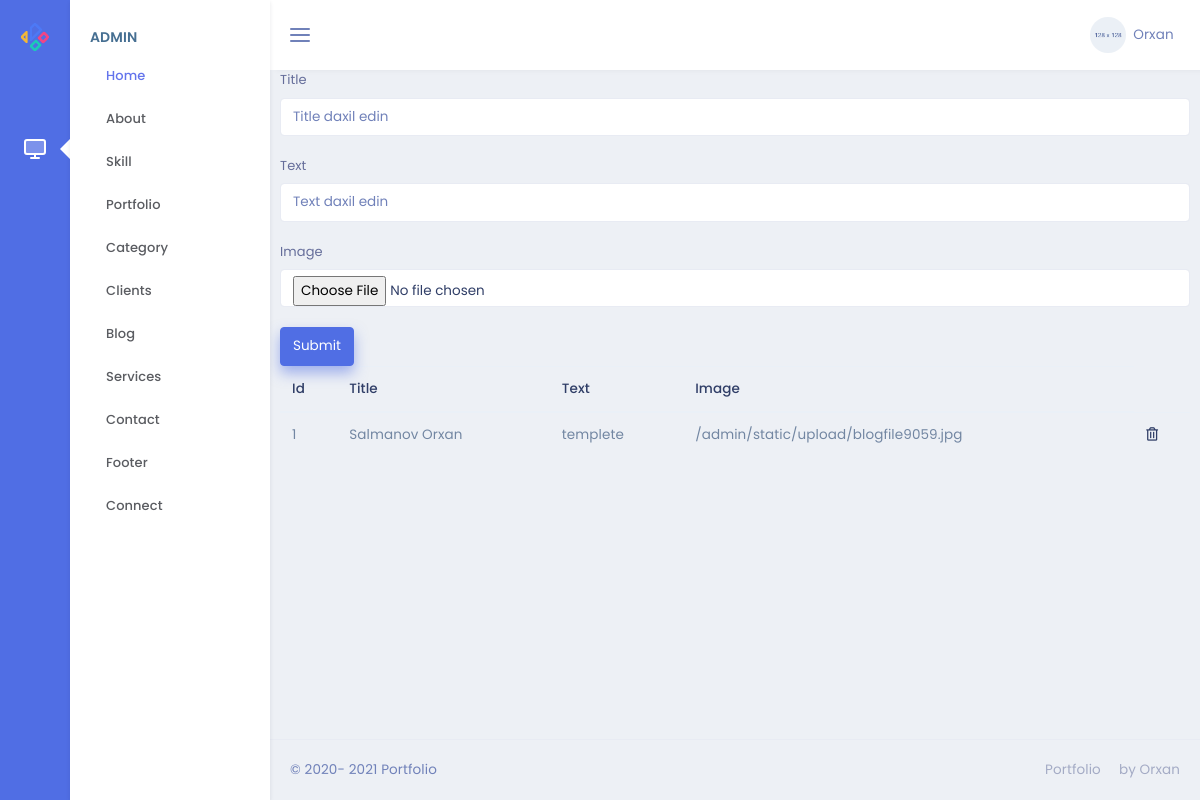
/admin/home, run on an earlier commit of the app's database.
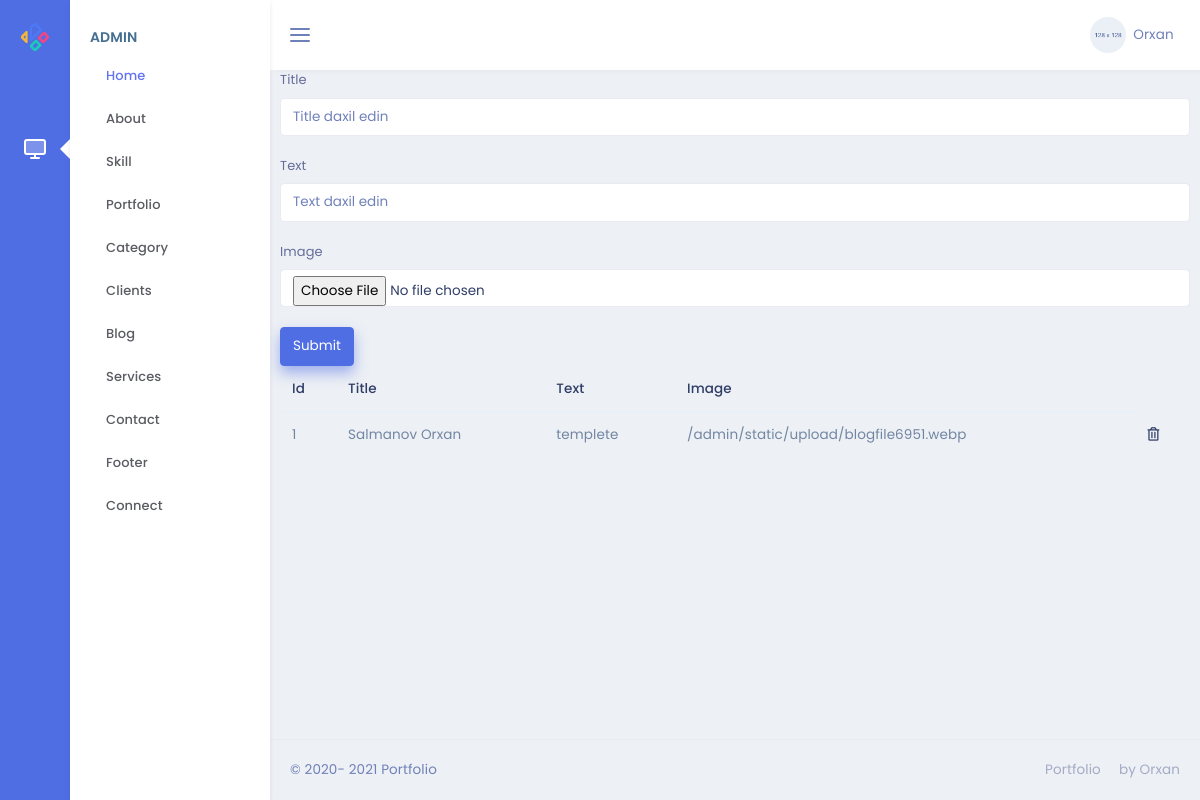
And on a later commit of the database.
### models.py (models this page shows)
class Home(db.Model):
    id=db.Column(db.Integer,primary_key=True)
    title=db.Column(db.String(50),nullable=False)
    text=db.Column(db.String(50),nullable=False)
    image = db.Column(db.String,nullable=False)

### admin/routes.py (the view, shortened to what this page needs)
@admin.route('/home' , methods=["GET","POST"])
def homepage():
    Homm=Home.query.all()
    return render_template('/admin/Home/home.html',Homm=Homm)

### admin/templates/admin/Home/home.html
{% extends "admin/base.html" %}
{% block content %}
<form action="/admin/home" method="POST" enctype="multipart/form-data">
    <div class="form-group">
        <label for="title">Title</label>
        <input type="title" class="form-control" name="title" id="title" placeholder="Title daxil edin">
    </div>
    <div class="form-group">
        <label for="text">Text</label>
        <input type="text" class="form-control" name="text" id="text" placeholder="Text daxil edin">
    </div>
    <div class="form-group">
        <label for="image">Image</label>
        <input type="file" class="form-control" name="image" id="image" placeholder="Sekil daxil edin">
    </div>
    <button type="submit" class="btn btn-primary">Submit</button>
</form>
<table class="table">
    <thead>
        <tr>
            <th scope="col">Id</th>
            <th scope="col">Title</th>
            <th scope="col">Text</th>
            <th scope="col">Image</th>
        </tr>
    </thead>
    <tbody>
        {% for i in Homm %}
        <tr>
            <td>{{i.id}}</td>
            <td>{{i.title}}</td>
            <td>{{i.text}}</td>
            <td>{{i.image}}</td>
            <td><a href="/admin/home/{{i.id}}"  ><i class="far fa-trash-alt"></i></a></td>
        </tr>
        {% endfor %}
    </tbody>
</table>
{% endblock %}

What changed in the data, as far as the page shows it:
changed Home "Salmanov Orxan": image "/admin/static/upload/blogfile9059.jpg" → "/admin/static/upload/blogfile6951.webp"
